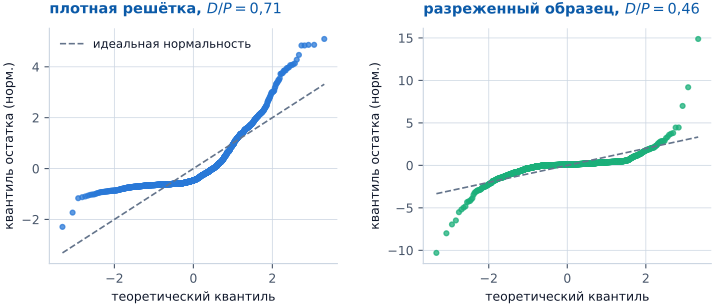

Reproduce this figure in Python.
# -*- coding: utf-8 -*-
"""Рис. 8.1 -- график квантиль-квантиль остатка амплитуды, два образца.

ВИЗУАЛИЗАЦИЯ УЖЕ ПОСЧИТАННЫХ ЧИСЕЛ (не новый расчёт): остатки амплитуды
(измерение минус предсказание модели, дБ) читаются из готовых артефактов
research/results/residuals/{356att,test_grid_40_20}_grids.npz (поле
amp_res_db, сетка угол x частота). Здесь только строится Q-Q график по уже
вычисленным значениям остатка -- стандартная статистическая процедура над
готовыми числами, не подгонка и не новый физический расчёт.
"""

import sys
from pathlib import Path

REPO = Path(__file__).resolve().parents[4]
sys.path.insert(0, str(REPO))

import numpy as np
from scipy import stats

import pstyle as ps
import matplotlib.pyplot as plt

RES = REPO / "research" / "results" / "residuals"

fig, axes = plt.subplots(1, 2, figsize=(7.4, 3.3))

datasets = [
    ("356att", "плотная решётка, $D/P=0{,}71$", ps.S1, axes[0]),
    ("test_grid_40_20", "разреженный образец, $D/P=0{,}46$", ps.S3, axes[1]),
]

for name, label, col, ax in datasets:
    d = np.load(RES / f"{name}_grids.npz")
    res = d["amp_res_db"].ravel()
    res = res[np.isfinite(res)]
    res = (res - res.mean()) / res.std(ddof=1)

    (osm, osr), (slope, intercept, r) = stats.probplot(res, dist="norm")
    ax.plot(osm, osr, "o", color=col, ms=3.5, alpha=0.75)
    lims = [osm.min(), osm.max()]
    ax.plot(lims, lims, color=ps.REF, lw=1.2, ls="--", label="идеальная нормальность")
    ps.finish(ax, title=label, xlabel="теоретический квантиль",
              ylabel="квантиль остатка (норм.)",
              legend="upper left" if ax is axes[0] else False)

fig.tight_layout(w_pad=2.4)
ps.save(fig, "fig08_qq")
